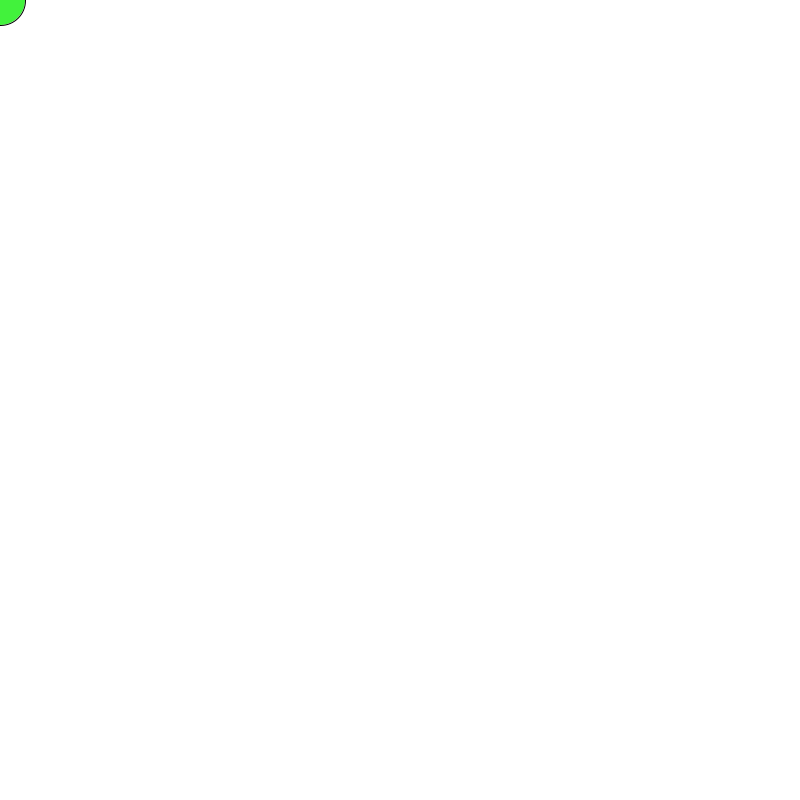
Frame 1 (no input)
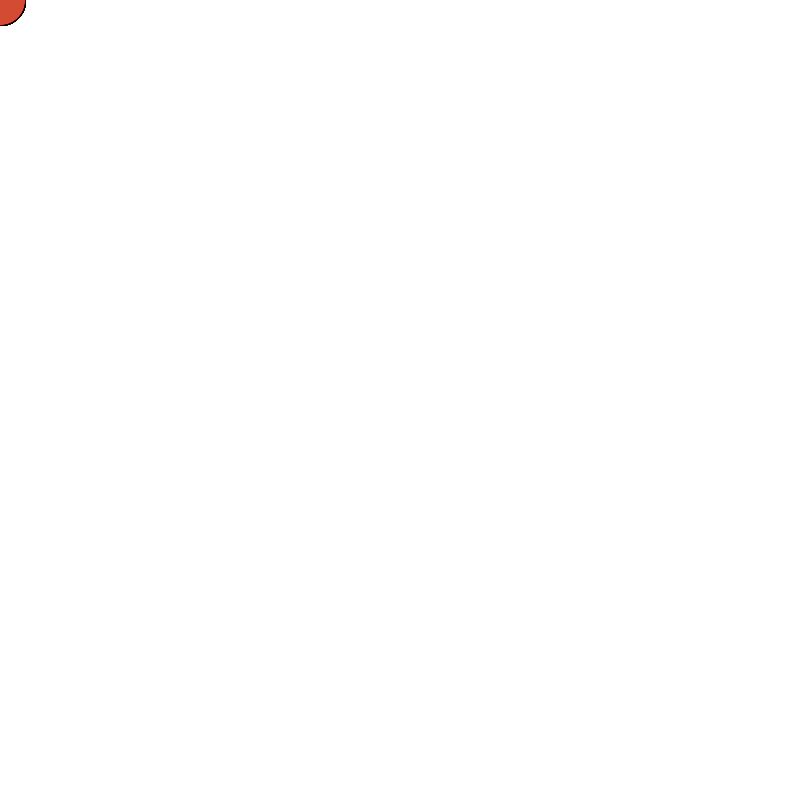
Frame 60 (the mouse pressed at the canvas centre just before this capture)
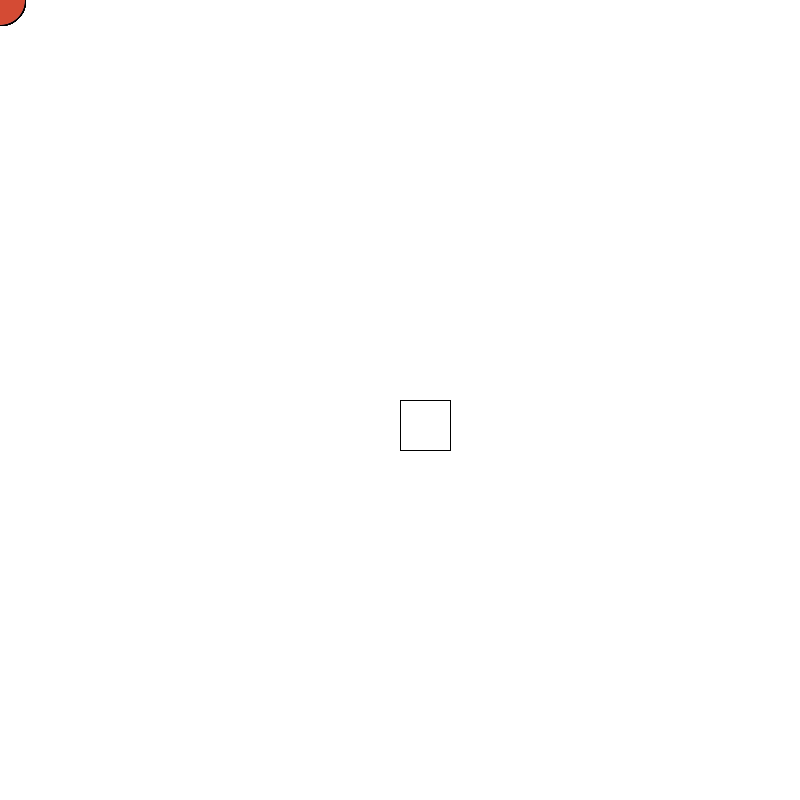
Frame 120 (the mouse held since frame 60 and released just before this capture)

The Processing sketch that drew these frames (run headless with seeded random() and noise(); from frame 60 on, the mouse is pressed at the canvas centre):

// Processing sketch: processing_103656
// ── processing_103656.pde

float xPos = 0;
float yPos = 0;

void setup()
{
  size(800, 800);
  background(255);
}

void draw()
{
  //background(255);
  //ellipse(xPos, yPos, 50, 50);
  
  xPos = mouseX;
  yPos = mouseY;
  
  if (mousePressed)
  {
    int randBoolean = int(random(1,10));
    if(randBoolean <= 5)
    {
    fill(0, 0, 0);
    }
    if (randBoolean > 5)
    {
      fill(255, 255, 255);
    }
    rect(xPos, yPos, 50, 50);
  }
  else
  {
    random(0, 255);
    fill(random(255), random(255), random(255));
    ellipse(xPos, yPos, 50, 50);
  }
  
  if (keyPressed && key == 'r')
  {
    background(255, 0, 0);
  }
  if (keyPressed && key == 'g')
  {
    background(0, 255, 0);
  }
  if (keyPressed && key == 'b')
  {
    background(0, 0, 255);
  }
  if (keyPressed && key == 's')
  {
    random(0, 255);
    background(random(255), random(255), random(255));
  }
}
